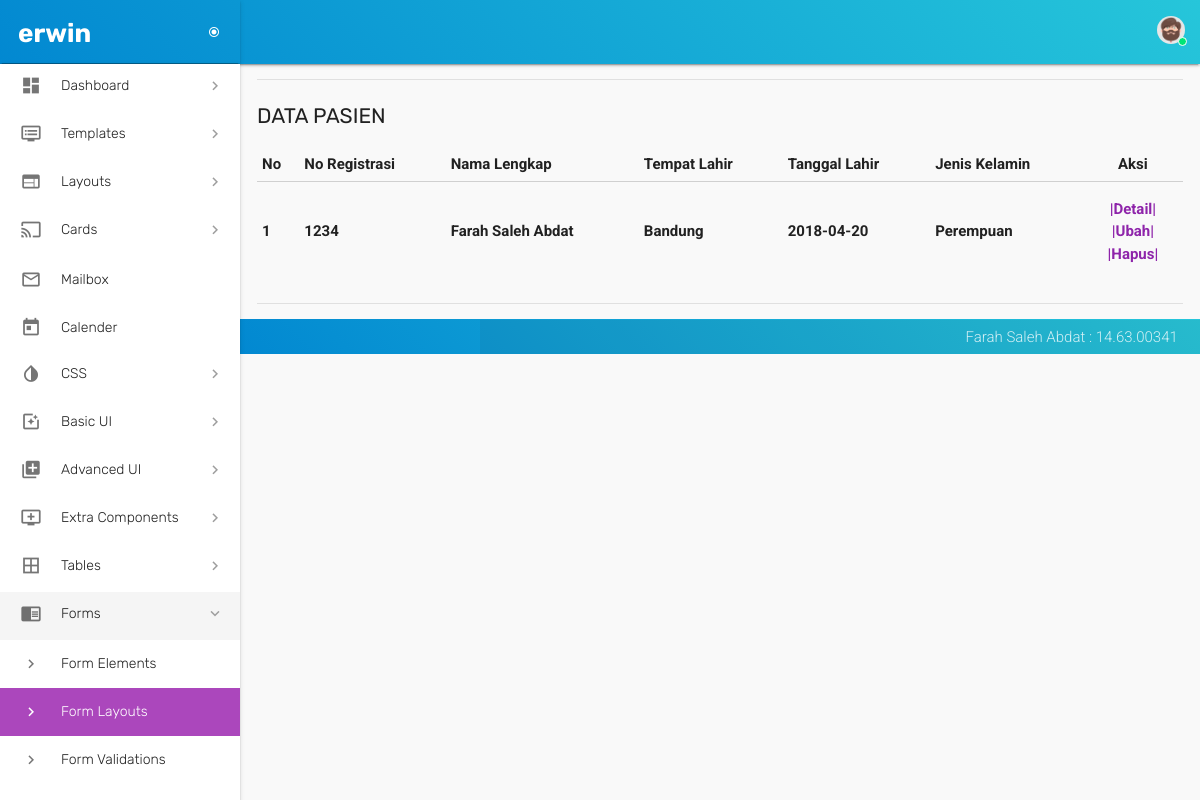
The app's page /pasien_data.php (signed in) with its own data.
### tables this page shows
CREATE TABLE `pasien` (
  `id_pasien` int(21) NOT NULL,
  `no_registerasi` varchar(30) NOT NULL,
  `nama_lengkap` varchar(30) NOT NULL,
  `tempat_lahir` varchar(30) NOT NULL,
  `tgl_lahir` date NOT NULL,
  `jenis_kelamin` enum('Laki-laki','Perempuan') NOT NULL,
  `agama` enum('Islam','Kristen','Budha','Hindu','Protestan') NOT NULL,
  `no_telepon` varchar(21) NOT NULL,
  `no_telepon_lain` varchar(21) NOT NULL,
  `pekerjaan` varchar(31) NOT NULL,
  `alamat_jln` text NOT NULL,
  `kabupaten_kota` varchar(30) NOT NULL,
  `kecamatan` varchar(30) DEFAULT NULL,
  `desa` varchar(30) DEFAULT NULL,
  `rt_rw` varchar(21) NOT NULL
);

### pasien_data.php (the view, shortened to what this page needs)
<?php
 if (empty($_SESSION['username'])) {
 header("location:login_form.php");
 }
 else {
 ?>
<!DOCTYPE html>
<html lang="en">
  <head>
    <link href="assets/css/materialize.css" type="text/css" rel="stylesheet">
    <link href="assets/css/style.css" type="text/css" rel="stylesheet">
    <link href="assets/css/custom.css" type="text/css" rel="stylesheet">
    <link href="assets/css/perfect-scrollbar.css" type="text/css" rel="stylesheet">
    <link href="assets/css/jquery-jvectormap.css" type="text/css" rel="stylesheet">
    <link href="assets/css/jquery.dataTables.min.css" type="text/css" rel="stylesheet">
  </head>
  <body>
  <?php include 'config/header.php'; ?>
  <?php include 'config/menu.php'; ?>
        <section id="content">
          <div class="container">
            <div class="section">
              <div class="divider"></div>
              <div id="table-datatables">
                <h4 class="header">Data Pasien</h4>
                <div class="row">
                  <div class="col s12">
                    <table id="data-table-simple" class="responsive-table display" cellspacing="0">
                        <thead>
                        <tr>
                        <th> No </th>
                        <th> No Registrasi </th>
                        <th> Nama Lengkap </th>
                        <th> Tempat Lahir </th>
                        <th> Tanggal Lahir </th>
                        <th> Jenis Kelamin </th>
                        <th style="width:100px;text-align: center;"> Aksi </th>
                        </tr>
                        </thead>
                       <tbody>
                        <?php
                        include 'config/koneksiDB.php';
                        $query="SELECT * FROM pasien";
                        $result=mysqli_query($koneksi, $query) or die(mysqli_error());
                        $no=1;
                        while ($data = mysqli_fetch_array($result, MYSQLI_BOTH)){
                        ?>
                        <tr>
                        <td><?php echo $no++; ?></td>
                        <td><?php echo $data['no_registerasi']; ?></td>
                        <td><?php echo $data['nama_lengkap']; ?></td>
                        <td><?php echo $data['tempat_lahir']; ?></td>
                        <td><?php echo $data['tgl_lahir']; ?></td>
                        <td><?php echo $data['jenis_kelamin']; ?></td>
                        <td style="width:100px;text-align: center;">
                        <a class='waves-effect waves-light modal-trigger' href='#modal2<?php echo $data['id_pasien']; ?>'>|Detail|</a>
                        <?php echo "
                        <a href='pasien_form_ubah.php?id_pasien=$data[id_pasien]'>|Ubah|</a>
                        <a href='pasien_proses_hapus.php?id_pasien=$data[id_pasien]' onclick=\"return confirm('Anda yakin akan menghapus data ?')\">|Hapus|</a>";
                        ?>
                        </td>
                        </tr>
                        <?php
                        }
                        ?>
                   </tbody>
                    </table>
                  </div>
                </div>
              </div>
            <br>
          <div class="divider"></div>
        </div>
      </div>
        </section>
    <?php include 'config/footer.php'; ?>
  </body>
</html>
<?php } ?>

### records on screen
pasien: no_registerasi "1234", nama_lengkap "Farah Saleh Abdat", tempat_lahir "Bandung", tgl_lahir "2018-04-20", jenis_kelamin "Perempuan"

### other values on screen
$_SESSION['username'] "erwin"
